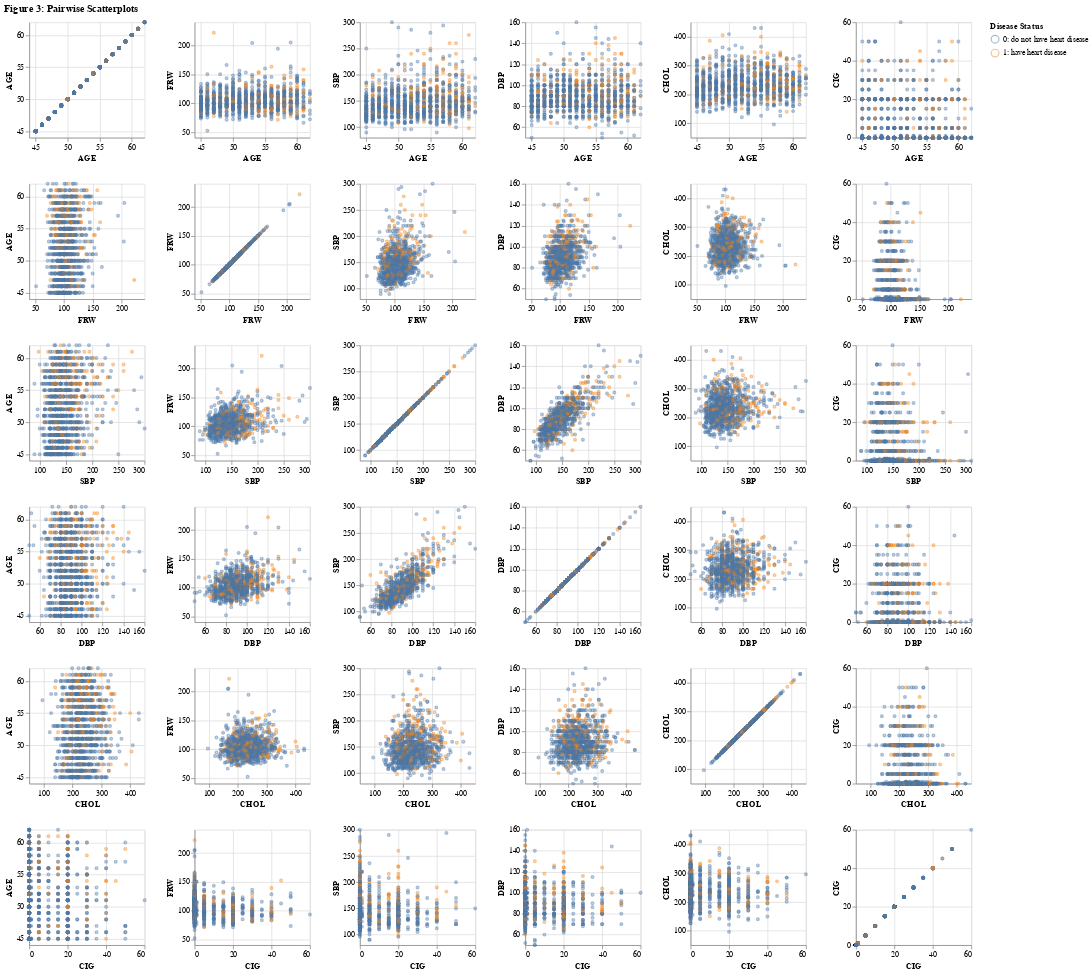

Notebook cell for this chart:
### Markdown cell above
__Systolic and diastolic blood pressure (SBP and DBP) show a strong positive correlation. Additionally, there is a notable positive correlation between SBP and the occurrence of disease, as well as between DBP and disease, age and disease, while cigarette smoking (CIG) is negatively correlated with Framingham relative weight (FRW) and cholesterol levels (CHOL).__

### Code cell
# 6. pairwise scatter plots
base = alt.Chart(train_df).transform_calculate(
    disease_label="datum.disease == 1 ? '1: have heart disease' : '0: do not have heart disease'"
).mark_point(opacity=0.5, size=10)

# Create pairwise scatter plot with independent scales
pairwise_chart = base.encode(
    x=alt.X(alt.repeat("row"), type='quantitative', scale=alt.Scale(zero=False)),
    y=alt.Y(alt.repeat("column"), type='quantitative', scale=alt.Scale(zero=False)),
    color=alt.Color('disease_label:N', legend=alt.Legend(title="Disease Status"))
).properties(
    width=150,
    height=150
).repeat(
    row=numerical_features,
    column=numerical_features
).resolve_scale(
    x='independent', 
    y='independent'
).properties(
    title='Figure 3: Pairwise Scatterplots'
)

pairwise_chart

### Figure 1 — Vega-Lite specification as saved in the notebook (floating-point values rounded to 4 significant figures; data arrays with more than 128 entries replaced by an {"elided": "..."} marker saying what was removed)
{"config": {"view": {"continuousWidth": 300, "continuousHeight": 300}}, "repeat": {"column": ["AGE", "FRW", "SBP", "DBP", "CHOL", "CIG"], "row": ["AGE", "FRW", "SBP", "DBP", "CHOL", "CIG"]}, "spec": {"data": {"name": "data-5fe4e6e4552021d39026d4b3c0d760ab"}, "mark": {"type": "point", "opacity": 0.5, "size": 10}, "encoding": {"color": {"field": "disease_label", "legend": {"title": "Disease Status"}, "type": "nominal"}, "x": {"field": {"repeat": "row"}, "scale": {"zero": false}, "type": "quantitative"}, "y": {"field": {"repeat": "column"}, "scale": {"zero": false}, "type": "quantitative"}}, "height": 150, "transform": [{"calculate": "datum.disease == 1 ? '1: have heart disease' : '0: do not have heart disease'", "as": "disease_label"}], "width": 150}, "resolve": {"scale": {"x": "independent", "y": "independent"}}, "title": "Figure 3: Pairwise Scatterplots", "$schema": "https://vega.github.io/schema/vega-lite/v5.15.1.json", "datasets": {"data-5fe4e6e4552021d39026d4b3c0d760ab": {"elided": "1090 records"}}}
